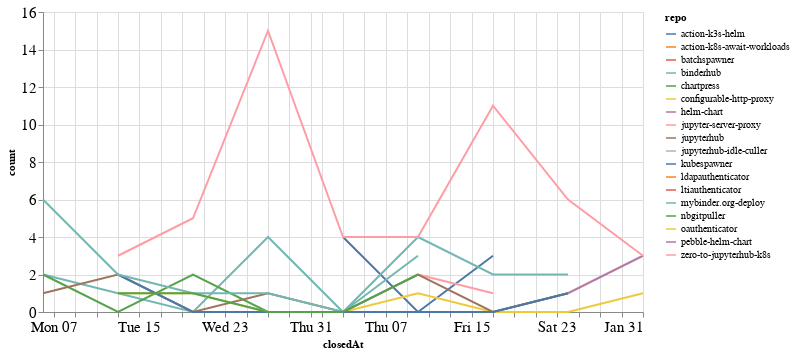

The cell this chart's notebook holds for it:
### Code cell
closed_by_time = closed_by.groupby('repo').resample('W', on='closedAt').count()['author'].reset_index()
closed_by_time = closed_by_time.rename(columns={'author': 'count'})

alt.Chart(closed_by_time, width=600).mark_line().encode(
    x='closedAt',
    y='count',
    color='repo',
    tooltip="repo"
)

### Figure 1 — Vega-Lite specification as saved in the notebook (floating-point values rounded to 4 significant figures)
{"config": {"axisLeft": {"labelFontSize": 15}, "axisBottom": {"labelFontSize": 15}}, "data": {"name": "data-e4a2c334a6b792221887662d855081ce"}, "mark": "line", "encoding": {"color": {"type": "nominal", "field": "repo"}, "tooltip": {"type": "nominal", "field": "repo"}, "x": {"type": "temporal", "field": "closedAt"}, "y": {"type": "quantitative", "field": "count"}}, "width": 600, "$schema": "https://vega.github.io/schema/vega-lite/v4.8.1.json", "datasets": {"data-e4a2c334a6b792221887662d855081ce": [{"repo": "action-k3s-helm", "closedAt": "2021-01-03T00:00:00", "count": 4}, {"repo": "action-k3s-helm", "closedAt": "2021-01-10T00:00:00", "count": 0}, {"repo": "action-k3s-helm", "closedAt": "2021-01-17T00:00:00", "count": 3}, {"repo": "action-k8s-await-workloads", "closedAt": "2021-01-31T00:00:00", "count": 7}, {"repo": "batchspawner", "closedAt": "2021-01-31T00:00:00", "count": 4}, {"repo": "binderhub", "closedAt": "2020-12-06T00:00:00", "count": 2}, {"repo": "binderhub", "closedAt": "2020-12-13T00:00:00", "count": 1}, {"repo": "binderhub", "closedAt": "2020-12-20T00:00:00", "count": 0}, {"repo": "binderhub", "closedAt": "2020-12-27T00:00:00", "count": 4}, {"repo": "binderhub", "closedAt": "2021-01-03T00:00:00", "count": 0}, {"repo": "binderhub", "closedAt": "2021-01-10T00:00:00", "count": 4}, {"repo": "binderhub", "closedAt": "2021-01-17T00:00:00", "count": 2}, {"repo": "binderhub", "closedAt": "2021-01-24T00:00:00", "count": 2}, {"repo": "chartpress", "closedAt": "2020-12-06T00:00:00", "count": 2}, {"repo": "chartpress", "closedAt": "2020-12-13T00:00:00", "count": 0}, {"repo": "chartpress", "closedAt": "2020-12-20T00:00:00", "count": 2}, {"repo": "chartpress", "closedAt": "2020-12-27T00:00:00", "count": 0}, {"repo": "chartpress", "closedAt": "2021-01-03T00:00:00", "count": 0}, {"repo": "chartpress", "closedAt": "2021-01-10T00:00:00", "count": 0}, {"repo": "chartpress", "closedAt": "2021-01-17T00:00:00", "count": 0}, {"repo": "chartpress", "closedAt": "2021-01-24T00:00:00", "count": 1}, {"repo": "configurable-http-proxy", "closedAt": "2020-12-13T00:00:00", "count": 1}, {"repo": "configurable-http-proxy", "closedAt": "2020-12-20T00:00:00", "count": 1}, {"repo": "configurable-http-proxy", "closedAt": "2020-12-27T00:00:00", "count": 0}, {"repo": "configurable-http-proxy", "closedAt": "2021-01-03T00:00:00", "count": 0}, {"repo": "configurable-http-proxy", "closedAt": "2021-01-10T00:00:00", "count": 1}, {"repo": "configurable-http-proxy", "closedAt": "2021-01-17T00:00:00", "count": 0}, {"repo": "configurable-http-proxy", "closedAt": "2021-01-24T00:00:00", "count": 0}, {"repo": "configurable-http-proxy", "closedAt": "2021-01-31T00:00:00", "count": 1}, {"repo": "helm-chart", "closedAt": "2021-01-24T00:00:00", "count": 1}, {"repo": "helm-chart", "closedAt": "2021-01-31T00:00:00", "count": 3}, {"repo": "jupyter-server-proxy", "closedAt": "2021-01-10T00:00:00", "count": 2}, {"repo": "jupyter-server-proxy", "closedAt": "2021-01-17T00:00:00", "count": 1}, {"repo": "jupyterhub", "closedAt": "2020-12-06T00:00:00", "count": 1}, {"repo": "jupyterhub", "closedAt": "2020-12-13T00:00:00", "count": 2}, {"repo": "jupyterhub", "closedAt": "2020-12-20T00:00:00", "count": 0}, {"repo": "jupyterhub", "closedAt": "2020-12-27T00:00:00", "count": 1}, {"repo": "jupyterhub", "closedAt": "2021-01-03T00:00:00", "count": 0}, {"repo": "jupyterhub", "closedAt": "2021-01-10T00:00:00", "count": 2}, {"repo": "jupyterhub", "closedAt": "2021-01-17T00:00:00", "count": 0}, {"repo": "jupyterhub", "closedAt": "2021-01-24T00:00:00", "count": 1}, {"repo": "jupyterhub-idle-culler", "closedAt": "2021-01-31T00:00:00", "count": 1}, {"repo": "kubespawner", "closedAt": "2020-12-13T00:00:00", "count": 2}, {"repo": "kubespawner", "closedAt": "2020-12-20T00:00:00", "count": 0}, {"repo": "kubespawner", "closedAt": "2020-12-27T00:00:00", "count": 0}, {"repo": "kubespawner", "closedAt": "2021-01-03T00:00:00", "count": 0}, {"repo": "kubespawner", "closedAt": "2021-01-10T00:00:00", "count": 0}, {"repo": "kubespawner", "closedAt": "2021-01-17T00:00:00", "count": 0}, {"repo": "kubespawner", "closedAt": "2021-01-24T00:00:00", "count": 1}, {"repo": "ldapauthenticator", "closedAt": "2020-12-13T00:00:00", "count": 1}, {"repo": "ltiauthenticator", "closedAt": "2020-12-06T00:00:00", "count": 1}, {"repo": "mybinder.org-deploy", "closedAt": "2020-12-06T00:00:00", "count": 6}, {"repo": "mybinder.org-deploy", "closedAt": "2020-12-13T00:00:00", "count": 2}, {"repo": "mybinder.org-deploy", "closedAt": "2020-12-20T00:00:00", "count": 1}, {"repo": "mybinder.org-deploy", "closedAt": "2020-12-27T00:00:00", "count": 1}, {"repo": "mybinder.org-deploy", "closedAt": "2021-01-03T00:00:00", "count": 0}, {"repo": "mybinder.org-deploy", "closedAt": "2021-01-10T00:00:00", "count": 3}, {"repo": "nbgitpuller", "closedAt": "2020-12-13T00:00:00", "count": 1}, {"repo": "nbgitpuller", "closedAt": "2020-12-20T00:00:00", "count": 1}, {"repo": "nbgitpuller", "closedAt": "2020-12-27T00:00:00", "count": 0}, {"repo": "nbgitpuller", "closedAt": "2021-01-03T00:00:00", "count": 0}, {"repo": "nbgitpuller", "closedAt": "2021-01-10T00:00:00", "count": 2}, {"repo": "oauthenticator", "closedAt": "2020-12-06T00:00:00", "count": 2}, {"repo": "pebble-helm-chart", "closedAt": "2020-12-13T00:00:00", "count": 1}, {"repo": "zero-to-jupyterhub-k8s", "closedAt": "2020-12-13T00:00:00", "count": 3}, {"repo": "zero-to-jupyterhub-k8s", "closedAt": "2020-12-20T00:00:00", "count": 5}, {"repo": "zero-to-jupyterhub-k8s", "closedAt": "2020-12-27T00:00:00", "count": 15}, {"repo": "zero-to-jupyterhub-k8s", "closedAt": "2021-01-03T00:00:00", "count": 4}, {"repo": "zero-to-jupyterhub-k8s", "closedAt": "2021-01-10T00:00:00", "count": 4}, {"repo": "zero-to-jupyterhub-k8s", "closedAt": "2021-01-17T00:00:00", "count": 11}, {"repo": "zero-to-jupyterhub-k8s", "closedAt": "2021-01-24T00:00:00", "count": 6}, {"repo": "zero-to-jupyterhub-k8s", "closedAt": "2021-01-31T00:00:00", "count": 3}]}}
